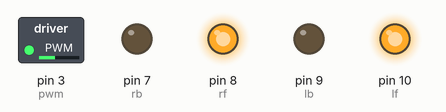
This sketch was run on a simulated Arduino Uno, built with avr-gcc and run on an emulated ATmega328P. Shown: switched loads named in the sketch (green lamp = pin HIGH), output pins drawn as LEDs (lit = HIGH).

Above: at 0.05 s.
At 19.85 s:
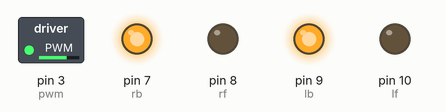
At 29.9 s:
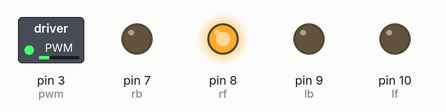
At 39.95 s:
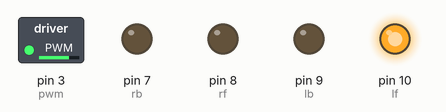
Timing chart, 0 to 52.0 s (numbered marks = the images above):
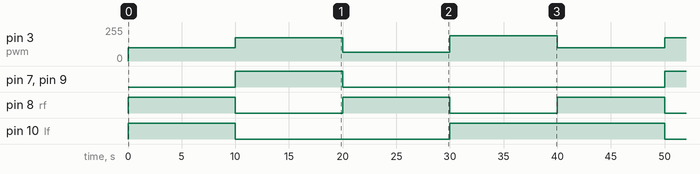

The sketch:

DCMotorPWMandDirection.ino
```cpp
const int lf= 10;
const int lb= 9;
const int rf= 8;
const int rb= 7;
const int pwm=3;
void setup()
{
pinMode(lf,OUTPUT);
pinMode(lb,OUTPUT);
pinMode(rf,OUTPUT);
pinMode(rb,OUTPUT);
pinMode(pwm,OUTPUT);
}

void loop()
{
//forward in full speed
digitalWrite(lf,HIGH);
digitalWrite(lb,LOW);
digitalWrite(rf,HIGH);
digitalWrite(rb,LOW);
analogWrite(pwm,100);
delay(10000);

//reverse in half speed
digitalWrite(lf,LOW);
digitalWrite(lb,HIGH);
digitalWrite(rf,LOW);
digitalWrite(rb,HIGH);
analogWrite(pwm,175);
delay(10000);

//turn left in speed of 25%
digitalWrite(lf,LOW);
digitalWrite(lb,LOW);
digitalWrite(rf,HIGH);
digitalWrite(rb,LOW);
analogWrite(pwm,64);
delay(10000);

//turn right in speed of 75%
digitalWrite(lf,HIGH);
digitalWrite(lb,LOW);
digitalWrite(rf,LOW);
digitalWrite(rb,LOW);
analogWrite(pwm,191);
delay(10000);
}
```

Measured:
- by itself, pin 3 (pwm): repeats every 40.0 s: 175/255 10.0 s, 64/255 10.0 s, 191/255 10.0 s, 100/255 10.0 s
- by itself, pin 7 (rb), pin 9 (lb): alternates HIGH for 10.0 s and LOW for 30.0 s
- by itself, pin 8 (rf): alternates HIGH for 10.0 s and LOW for 10.0 s
- by itself, pin 10 (lf): repeats every 40.0 s: LOW 20.0 s, HIGH 20.0 s
